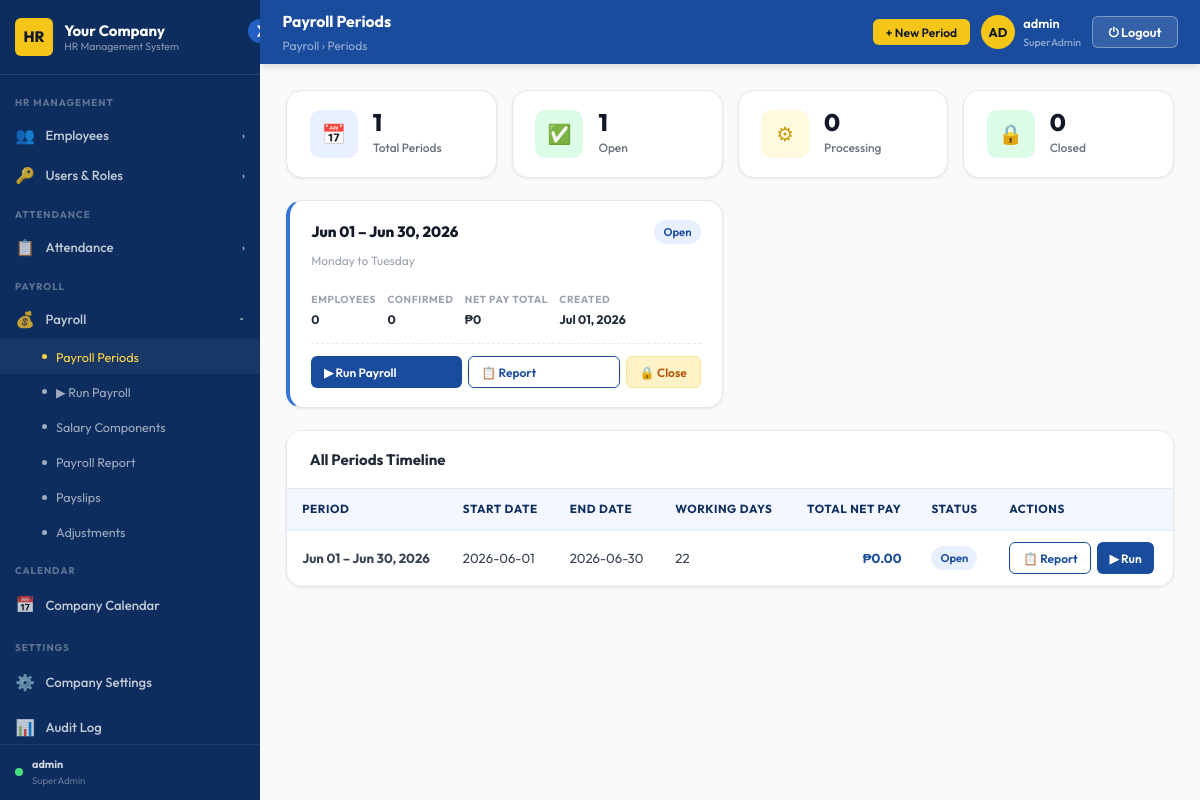
The page /payroll/periods/ (signed in) on the database its author committed.
### payroll/models.py (models this page shows, shortened)
class PayrollPeriod(models.Model):
    STATUS = [('open','Open'),('processing','Processing'),('closed','Closed')]
    start_date = models.DateField()
    end_date   = models.DateField()
    status     = models.CharField(max_length=20, choices=STATUS, default='open')
    created_at = models.DateTimeField(auto_now_add=True)

### payroll/views.py (the view, shortened to what this page needs)
# urls.py: path('periods/',                        views.payroll_periods,            name='periods'),
@admin_required(roles={'SuperAdmin', 'HRAdmin'})
def payroll_periods(request):
    periods = PayrollPeriod.objects.order_by('-start_date')
    for p in periods:
        agg = Payroll.objects.filter(payroll_period=p).aggregate(
            payroll_count   = Count('id'),
            confirmed_count = Count('id', filter=Q(is_confirmed=True)),
            total_net       = Sum('net_pay'),
        )
        p.payroll_count   = agg['payroll_count']   or 0
        p.confirmed_count = agg['confirmed_count'] or 0
        p.total_net       = agg['total_net']        or 0
        delta = (p.end_date - p.start_date).days + 1
        p.working_days = sum(
            1 for i in range(delta)
            if (p.start_date + timedelta(days=i)).weekday() < 5
        )
    stats = {
        'open':       PayrollPeriod.objects.filter(status='open').count(),
        'processing': PayrollPeriod.objects.filter(status='processing').count(),
        'closed':     PayrollPeriod.objects.filter(status='closed').count(),
    }
    return render(request, 'hrms/payroll_periods.html', {
        'periods': periods, 'stats': stats, **_branding()
    })

### accounts/access.py (called while the page is built, shortened)
def role_display_name(role):
    name = role.name if hasattr(role, 'name') else role
    return ROLE_DISPLAY_NAMES.get(name, name or 'No Role')

def get_user_role(user):
    if not user or not user.is_authenticated:
        return None
    if user.is_superuser:
        return _MockRole(SUPERADMIN)

def has_admin_role(user):
    role = get_user_role(user)
    return role is not None and role.name in ADMIN_ROLES

def admin_required(view_func=None, *, roles=None, redirect_url=None):
    allowed = set(roles) if roles else ADMIN_ROLES
    redir   = redirect_url or '/attendance/'
    def decorator(fn):
        @wraps(fn)
        @login_required(login_url='/login/')
        def wrapper(request, *args, **kwargs):
            role = get_user_role(request.user)
            if role and role.name in allowed:
                return fn(request, *args, **kwargs)
            return render(request, 'hrms/403.html', status=403)
        return wrapper
    if view_func is not None:
        return decorator(view_func)
    return decorator

    def __call__(self, request):
        path = request.path
        if path in PUBLIC_PATHS:
            return self.get_response(request)
        if any(path.startswith(p) for p in PUBLIC_PREFIXES):
            return self.get_response(request)
        if any(path.startswith(p) for p in self.ADMIN_PREFIXES):
            if not request.user.is_authenticated:
                return redirect(f'/login/?next={path}')
            if not has_admin_role(request.user):
                return render(request, 'hrms/403.html', status=403)
        return self.get_response(request)

### accounts/context_processors.py (called while the page is built, shortened)
def user_role(request):
    role = get_user_role(request.user)
    role_name = role.name if role else ''
    return {
        'user_role':       role,
        'user_role_label': role_display_name(role) if role else None,
        'is_super_admin':  role_name == 'SuperAdmin',
        'is_hr_admin':     role_name in {'SuperAdmin', 'HRAdmin'},
        'is_normal_admin': role_name == 'StaffAdmin',
    }

### employees/views.py (called while the page is built)
def _branding():
    try:
        s = CompanySettings.objects.first()
        if s:
            return {
                'company_name':     s.company_name,
                'company_initials': s.company_initials,
                'company_logo':     s.company_logo.url if s.company_logo else '',
            }
    except Exception:
        pass
    return {
        'company_name':     'Your Company',
        'company_initials': 'HR',
        'company_logo':     '',
    }

### templates/hrms/payroll_periods.html (shortened to what this page needs)
{% extends "hrms/admin_base.html" %}
{% load static %}
{% block page_title %}Payroll Periods{% endblock %}
{% block breadcrumb %}Payroll › Periods{% endblock %}
{% block header_actions %}
  <button class="btn btn-gold btn-sm" onclick="openModal('add-period-modal')">+ New Period</button>
{% endblock %}
{% block content %}
<div style="display:grid;grid-template-columns:repeat(4,1fr);gap:1rem;margin-bottom:1.5rem;">
  <div class="stat-card">
    <div class="stat-icon blue">📅</div>
    <div><div class="stat-num">{{ periods|length }}</div><div class="stat-label">Total Periods</div></div>
  </div>
  <div class="stat-card">
    <div class="stat-icon green">✅</div>
    <div><div class="stat-num">{{ stats.open }}</div><div class="stat-label">Open</div></div>
  </div>
  <div class="stat-card">
    <div class="stat-icon gold">⚙</div>
    <div><div class="stat-num">{{ stats.processing }}</div><div class="stat-label">Processing</div></div>
  </div>
  <div class="stat-card">
    <div class="stat-icon" style="background:#DCFCE7;color:#15803D;">🔒</div>
    <div><div class="stat-num">{{ stats.closed }}</div><div class="stat-label">Closed</div></div>
  </div>
</div>
<div class="periods-grid">
  {% for period in periods %}
  <div class="period-card {{ period.status }}">
    <div style="display:flex;align-items:flex-start;justify-content:space-between;margin-bottom:.65rem;">
      <div>
        <div class="period-dates">
          {{ period.start_date|date:"M d" }} – {{ period.end_date|date:"M d, Y" }}
        </div>
        <div class="period-range">
          {{ period.start_date|date:"l" }} to {{ period.end_date|date:"l" }}
        </div>
      </div>
      <span class="badge
        {% if period.status == 'open' %}badge-blue
        {% elif period.status == 'processing' %}badge-warning
        {% else %}badge-success{% endif %}">
        {{ period.status|title }}
      </span>
    </div>
    <div class="period-meta">
      <div class="period-meta-item">
        <span class="label">Employees</span>
        <span class="val">{{ period.payroll_count|default:"0" }}</span>
      </div>
      <div class="period-meta-item">
        <span class="label">Confirmed</span>
        <span class="val">{{ period.confirmed_count|default:"0" }}</span>
      </div>
      <div class="period-meta-item">
        <span class="label">Net Pay Total</span>
        <span class="val">₱{{ period.total_net|floatformat:"0"|default:"0" }}</span>
      </div>
      <div class="period-meta-item">
        <span class="label">Created</span>
        <span class="val">{{ period.created_at|date:"M d, Y" }}</span>
      </div>
    </div>
    <div class="period-actions">
      {% if period.status == 'open' %}
        <a href="{% url 'payroll:run' %}?period_id={{ period.id }}" class="btn btn-primary btn-sm" style="flex:1;">
          ▶ Run Payroll
        </a>
        <a href="{% url 'payroll:report' %}?period_id={{ period.id }}" class="btn btn-outline btn-sm" style="flex:1;">
          📋 Report
        </a>
        <button class="btn btn-sm" style="background:#FEF3C7;color:#B45309;border:1px solid #FDE68A;"
                onclick="closePeriod({{ period.id }}, '{{ period.start_date|date:'M d' }} – {{ period.end_date|date:'M d, Y' }}')">
          🔒 Close
        </button>
      {% else %}
        <span class="text-sm text-gray">Processing in progress…</span>
      {% endif %}
    </div>
  </div>
  {% empty %}
  <div style="grid-column:1/-1;text-align:center;padding:3rem;color:var(--gray-400);">
    <div style="font-size:2.5rem;margin-bottom:.75rem;">📅</div>
    No payroll periods yet. Create your first one.
  </div>
  {% endfor %}
</div>
{% if periods %}
<div class="card">
  <div class="card-header"><h3>All Periods Timeline</h3></div>
  <div class="table-wrap">
    <table class="data-table">
      <thead>
        <tr>
          <th>Period</th>
          <th>Start Date</th>
          <th>End Date</th>
          <th>Working Days</th>
          <th style="text-align:right;">Total Net Pay</th>
          <th>Status</th>
          <th>Actions</th>
        </tr>
      </thead>
      <tbody>
        {% for period in periods %}
        <tr>
          <td><strong>{{ period.start_date|date:"M d" }} – {{ period.end_date|date:"M d, Y" }}</strong></td>
          <td>{{ period.start_date|date:"Y-m-d" }}</td>
          <td>{{ period.end_date|date:"Y-m-d" }}</td>
          <td>{{ period.working_days|default:"—" }}</td>
          <td style="text-align:right;font-weight:700;color:var(--blue-800);">
            ₱{{ period.total_net|floatformat:"2"|default:"0.00" }}
          </td>
          <td>
            <span class="badge {% if period.status == 'open' %}badge-blue{% elif period.status == 'processing' %}badge-warning{% else %}badge-success{% endif %}">
              {{ period.status|title }}
            </span>
          </td>
          <td>
            <div style="display:flex;gap:.35rem;">
              <a href="{% url 'payroll:report' %}?period_id={{ period.id }}" class="btn btn-outline btn-sm">📋 Report</a>
              {% if period.status == 'open' %}
                <a href="{% url 'payroll:run' %}?period_id={{ period.id }}" class="btn btn-primary btn-sm">▶ Run</a>
              {% endif %}
            </div>
          </td>
        </tr>
        {% endfor %}
      </tbody>
    </table>
  </div>
</div>
{% endif %}
{% endblock %}

### templates/hrms/admin_base.html (shortened to what this page needs)
{% load static %}
<!DOCTYPE html>
<html lang="en">
<head>
  <link rel="stylesheet" href="{% static 'css/base.css' %}"/>
</head>
<body>
<div class="admin-layout">
  <aside class="sidebar" id="sidebar">
    <button class="sidebar-toggle" id="sidebar-toggle" title="Toggle Sidebar">❯</button>
    <div class="sidebar-logo">
      <div class="logo-mark" id="logo-mark">
        {% if company_logo %}
          <img src="{{ company_logo }}" alt="Logo"
               style="width:100%;height:100%;object-fit:cover;border-radius:var(--radius-sm);">
        {% else %}
          {{ company_initials|default:"HR" }}
        {% endif %}
      </div>
      <div class="logo-text">
        {{ company_name|default:"Your Company" }}
        <span>HR Management System</span>
      </div>
    </div>
    <nav class="sidebar-nav" id="sidebar-nav">
      <div class="nav-section">
        <div class="nav-section-label">HR Management</div>
        <button class="nav-group-toggle" data-group="nav-hr">
          <span class="icon">👥</span><span class="label">Employees</span><span class="chevron">›</span>
        </button>
        {% if is_super_admin %}
        <button class="nav-group-toggle" data-group="nav-users">
          <span class="icon">🔑</span><span class="label">Users & Roles</span><span class="chevron">›</span>
        </button>
        {% endif %}
      </div>
      <div class="nav-section">
        <div class="nav-section-label">Attendance</div>
        <button class="nav-group-toggle" data-group="nav-att">
          <span class="icon">📋</span><span class="label">Attendance</span><span class="chevron">›</span>
        </button>
      </div>
      <div class="nav-section">
        <div class="nav-section-label">Payroll</div>
        <button class="nav-group-toggle" data-group="nav-payroll">
          <span class="icon">💰</span><span class="label">Payroll</span><span class="chevron">›</span>
        </button>
        <div class="nav-submenu" id="nav-payroll">
          <a href="{% url 'payroll:periods' %}">Payroll Periods</a>
          {% if is_hr_admin %}
          <a href="{% url 'payroll:run' %}">▶ Run Payroll</a>
          {% endif %}
          <a href="{% url 'payroll:components' %}">Salary Components</a>
          <a href="{% url 'payroll:report' %}">Payroll Report</a>
          <a href="{% url 'payroll:payslips' %}">Payslips</a>
          <a href="{% url 'payroll:adjustments' %}">Adjustments</a>
        </div>
      </div>
      <div class="nav-section">
        <div class="nav-section-label">Calendar</div>
        <a class="nav-link" href="{% url 'calendar_app:index' %}">
          <span class="icon">📅</span><span class="label">Company Calendar</span>
        </a>
      </div>
      {% if is_super_admin %}
      <div class="nav-section">
        <div class="nav-section-label">Settings</div>
        <a class="nav-link" href="{% url 'employees:company_settings' %}">
          <span class="icon">⚙️</span><span class="label">Company Settings</span>
        </a>
        <a class="nav-link" href="{% url 'accounts:audit_log' %}">
          <span class="icon">📊</span><span class="label">Audit Log</span>
        </a>
      </div>
      {% endif %}
    </nav>
    <div style="padding:.75rem 1rem;border-top:1px solid rgba(255,255,255,.08);
                display:flex;align-items:center;gap:.6rem;">
      <div style="width:8px;height:8px;border-radius:50%;background:#4ADE80;flex-shrink:0;"></div>
      <div style="overflow:hidden;">
        <div style="font-size:.72rem;font-weight:700;color:rgba(255,255,255,.8);
                    white-space:nowrap;overflow:hidden;text-overflow:ellipsis;">
          {{ request.user.get_full_name|default:request.user.username }}
        </div>
        <div style="font-size:.65rem;color:rgba(255,255,255,.35);">
          {% if user_role %}{{ user_role.name }}{% else %}No Role{% endif %}
        </div>
      </div>
    </div>
  </aside>
  <div style="flex:1;display:flex;flex-direction:column;">
    <header class="admin-header" id="admin-header">
      <div>
        <div class="header-title">{% block page_title %}Dashboard{% endblock %}</div>
        <div class="header-breadcrumb">{% block breadcrumb %}Home{% endblock %}</div>
      </div>
      <div class="header-right">
        {% block header_actions %}{% endblock %}
        <div class="header-user">
          <div class="header-avatar">{{ request.user.username|slice:":2"|upper }}</div>
          <div>
            <div style="font-size:.85rem;font-weight:600;color:var(--white);">
              {{ request.user.get_full_name|default:request.user.username }}
            </div>
            {% if user_role %}
            <div style="font-size:.7rem;color:rgba(255,255,255,.5);">
              {{ user_role.name }}
            </div>
            {% endif %}
          </div>
        </div>
        <button class="btn-logout" onclick="confirmLogout()">⏻ Logout</button>
      </div>
    </header>
    <main class="admin-content" id="admin-content">
      {% block content %}{% endblock %}
    </main>
  </div>
</div>
</body>
</html>

### templates/hrms/payroll_periods.html (style rules this page uses)
.periods-grid { display: grid; grid-template-columns: repeat(auto-fill, minmax(300px,1fr)); gap: 1rem; margin-bottom: 1.5rem; }
.period-card { background: var(--white); border: 1.5px solid var(--gray-200); border-radius: var(--radius-lg); padding: 1.25rem 1.4rem; box-shadow: var(--shadow-sm); position: relative; overflow: hidden; transition: all .2s; }
.period-card.open { border-left: 4px solid var(--blue-600); }
.period-dates { font-size: 1rem; font-weight: 800; color: var(--gray-900); margin-bottom: .45rem; }
.period-range { font-size: .8rem; color: var(--gray-400); margin-bottom: .85rem; }
.period-meta { display: flex; gap: .75rem; flex-wrap: wrap; margin-bottom: .85rem; font-size: .82rem; }
.period-meta-item { display: flex; flex-direction: column; gap: .1rem; }
.period-meta-item .label { font-size: .68rem; font-weight: 700; text-transform: uppercase; letter-spacing: .06em; color: var(--gray-400); }
.period-meta-item .val { font-weight: 700; color: var(--gray-800); }
.period-actions { display: flex; gap: .4rem; border-top: 1px dashed var(--gray-200); padding-top: .85rem; }

### rows shown on the page
PayrollPeriod: start_date "Jun 01", end_date "Jun 30, 2026", start_date "Monday", end_date "Tuesday", status "Open", payroll_count "0", confirmed_count "0", total_net "0", created_at "Jul 01, 2026", start_date "2026-06-01", end_date "2026-06-30", working_days "22", total_net "0.00"

### other values the page prints
{{ company_initials|default:"HR" }} "HR"
{{ company_name|default:"Your Company" }} "Your Company"
{{ request.user.get_full_name|default:request.user.username }} "admin"
{{ user_role.name }} "SuperAdmin"
{{ request.user.username|slice:":2"|upper }} "AD"
{{ periods|length }} "1"
{{ stats.open }} "1"
{{ stats.processing }} "0"
{{ stats.closed }} "0"
